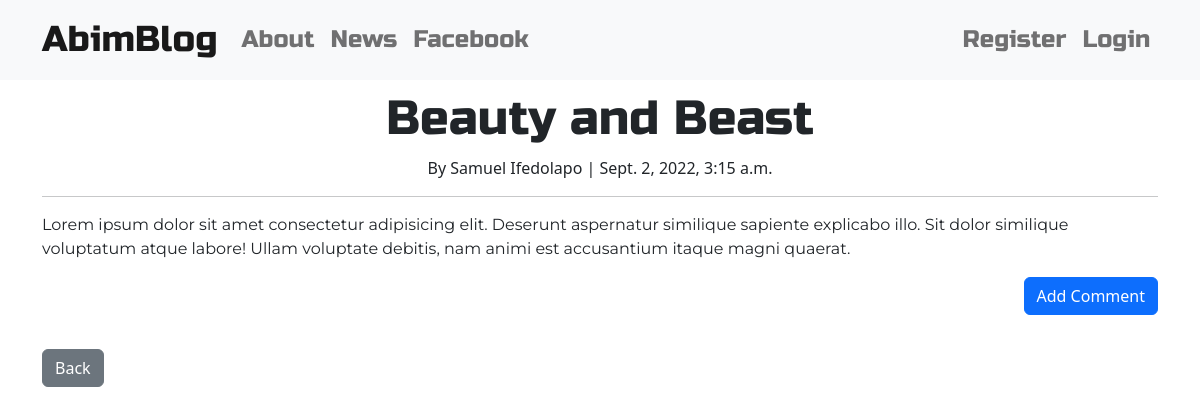
The app's page /post/2/ with its own data.
### blog/models.py (models this page shows, shortened)
class Post(models.Model):
    title = models.CharField(max_length=200)
    title_tag = models.CharField(max_length=200)
    author = models.ForeignKey(User, on_delete=models.CASCADE)
    body = models.TextField()
    category = models.CharField(max_length=200, default='Uncategorized')
    created = models.DateTimeField(auto_now_add=True)
    pub_date = models.DateTimeField(null=True, blank=True)
    updated = models.DateTimeField(auto_now=True)

### blog/views.py (the view)
# urls.py: path('post/<str:pk>/', views.PostDetailView.as_view(), name='post-detail'),
class PostDetailView(DetailView):
    model = Post
    template_name = 'blog/post_detail.html'

### blog/templates/blog/post_detail.html (shortened to what this page needs)
{% extends 'base.html' %}
{% block content %}
<div class="loader">
    <h1 class="posttitle">{{post.title}}</h1>
    <div class="date postdate">
        <span>By {{post.author.last_name}} {{post.author.first_name}} | {{post.created}}</span>
    </div>
    <hr>
    <p class="postcontent">{{post.body|safe}}</p>
    <a class="btn btn-primary btn-comment" href="#">Add Comment</a>
</div>
<br><br><br>
<a class="content btn btn-secondary" href="{% url 'home' %}">Back</a>
{% endblock %}

### blog/static/blog/css/style.css (style rules this page uses)
.postdate { text-align: center; }
.posttitle { font-family: 'Russo One', sans-serif; font-size: 3em; text-align: center; }
.postcontent { font-family: 'Montserrat'; font-size: 1em; }
.btn-comment { position: absolute; right: 0px; }
.loader { filter:hue-rotate(0deg); color:linear-gradient(45deg,#0f8,#08f); animation:hue 10000ms infinite linear; }

### records on screen
Post: title "Beauty and Beast", author.last_name "Samuel", author.first_name "Ifedolapo", created "Sept. 2, 2022, 3:15 a.m.", body "Lorem ipsum dolor sit amet consectetur adipisicing elit. Deserunt aspernatur similique sapiente explicabo illo. Sit dolor similique voluptatum atque labore! Ullam voluptate debitis, nam animi est accusantium itaque magni quaerat."
